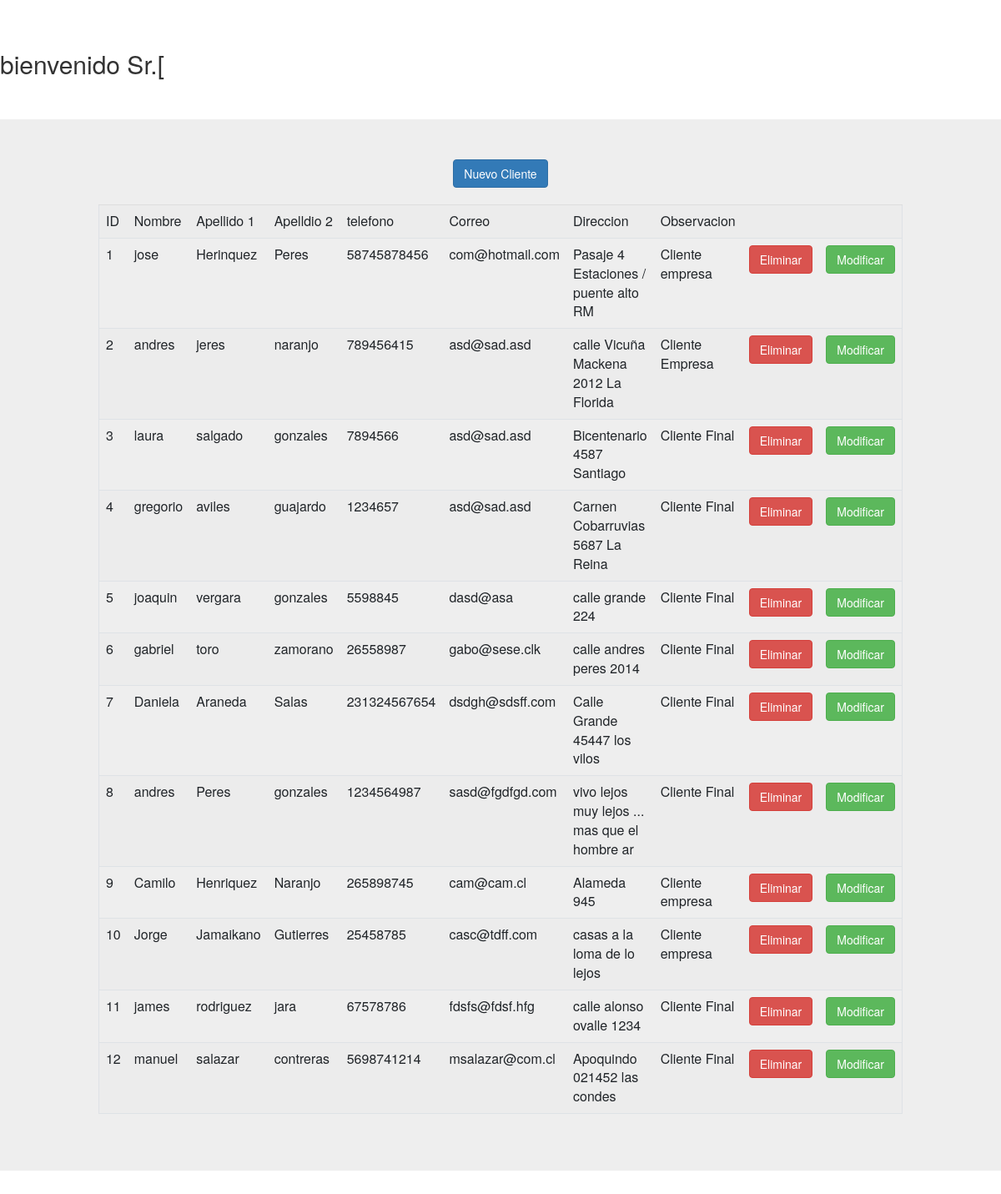
Page /Vistas/Cliente.php (signed in) on the committed database.
### tables this page shows
CREATE TABLE `persona` (
  `idpersona` int(11) NOT NULL,
  `nombre` varchar(45) DEFAULT NULL,
  `ap1` varchar(45) DEFAULT NULL,
  `ap2` varchar(45) DEFAULT NULL,
  `telefono` varchar(45) DEFAULT NULL,
  `correo` varchar(45) DEFAULT NULL,
  `direccion` varchar(45) DEFAULT NULL,
  `observacion` varchar(450) DEFAULT NULL
);

### DAO/PersonaDAO.php (called while the page is built, shortened)
<?php
class PersonaDAO{
public function BuscarPersonas(){
	try{
		$con = Conectar();
		$sql = "select * from persona";
		$respuesta = $con->prepare($sql);
		$respuesta->execute();
		$Result = $respuesta->fetchAll(PDO::FETCH_ASSOC);
		$Json = json_encode($Result);
	}
	catch(Exception $ex){
		$Json = "Error";
	}finally{
		$con = null;
	}
	return $Json;
}
}
?>

### Vistas/Cliente.php (the view, shortened to what this page needs)
<html>
<head>
<?php
include_once 'layout.php';
include_once '../DAO/PersonaDAO.php';
?>
</head>
<?php
		if( isset($_SESSION["usuario"]) == true )
		{
			$usuario = $_SESSION["usuario"];
			echo "
					<br><br>
					<h2>                                        bienvenido Sr.".$usuario[0]  . "</h2>";
		}else{
			echo ("no encontre session");
			header('Location: ../vistas/errorLogin.php');
		}
?>
<body>
<br><br>
<div class="jumbotron" >
<center>
	<a href="../Controlador/insertarPersona.php" class="btn btn-primary">Nuevo Cliente</a>
	<br><br>
	<table class="table table-striped" border='1' style = "width:50%">
		<tr>
			<td>ID</td>
			<td>Nombre</td>
			<td>Apellido 1</td>
			<td>Apelldio 2</td>
			<td>telefono</td>
			<td>Correo</td>
			<td>Direccion</td>
			<td>Observacion</td>
			<td></td>
			<td></td>
		</tr>
		<?php
			$objPersona = new PersonaDAO();
			$Json = $objPersona->BuscarPersonas();
			foreach(json_decode($Json) as $objper){
			?>
			<tr>
				<td> <?php print $objper->idpersona; ?> </td>
				<td> <?php print $objper->nombre; ?> </td>
				<td> <?php print $objper->ap1; ?> </td>
				<td> <?php print $objper->ap2; ?> </td>
				<td> <?php print $objper->telefono; ?> </td>
				<td> <?php print $objper->correo; ?> </td>
				<td> <?php print $objper->direccion; ?> </td>
				<td> <?php print $objper->observacion; ?> </td>
				<td><a class="btn btn-danger" href="eliminar.php?id=<?php print $objper->id; ?>">Eliminar</a></td>
				<td><a class="btn btn-success" href="modicar.php?id=<?php print $objper->id; ?>&nombre=<?php print $objper->nombre; ?>&ap1=<?php print $objper->ap1; ?>&ap2=<?php print $objper->ap2; ?>&sexo=<?php print $objper->sexo; ?>&direccion=<?php print $objper->direccion; ?>">Modificar</a></td>
			</tr>
			<?php
			}
			?>
	</table>
</center>
</div>
</body>
</html>

### rows in the picture
persona: idpersona "1", nombre "jose", ap1 "Herinquez", ap2 "Peres", telefono "58745878456", correo "com@hotmail.com", direccion "Pasaje 4 Estaciones / puente alto RM", observacion "Cliente empresa"
persona: idpersona "2", nombre "andres", ap1 "jeres", ap2 "naranjo", telefono "789456415", correo "asd@sad.asd", direccion "calle Vicuña Mackena 2012 La Florida", observacion "Cliente Empresa"
persona: idpersona "3", nombre "laura", ap1 "salgado", ap2 "gonzales", telefono "7894566", correo "asd@sad.asd", direccion "Bicentenario 4587 Santiago", observacion "Cliente Final"
persona: idpersona "4", nombre "gregorio", ap1 "aviles", ap2 "guajardo", telefono "1234657", correo "asd@sad.asd", direccion "Carnen Cobarruvias 5687 La Reina", observacion "Cliente Final"
persona: idpersona "5", nombre "joaquin", ap1 "vergara", ap2 "gonzales", telefono "5598845", correo "dasd@asa", direccion "calle grande 224", observacion "Cliente Final"
persona: idpersona "6", nombre "gabriel", ap1 "toro", ap2 "zamorano", telefono "26558987", correo "gabo@sese.clk", direccion "calle andres peres 2014", observacion "Cliente Final"
persona: idpersona "7", nombre "Daniela", ap1 "Araneda", ap2 "Salas", telefono "231324567654", correo "dsdgh@sdsff.com", direccion "Calle Grande 45447 los vilos", observacion "Cliente Final"
persona: idpersona "8", nombre "andres", ap1 "Peres", ap2 "gonzales", telefono "1234564987", correo "sasd@fgdfgd.com", direccion "vivo lejos muy lejos ... mas que el hombre ar", observacion "Cliente Final"
persona: idpersona "9", nombre "Camilo", ap1 "Henriquez", ap2 "Naranjo", telefono "265898745", correo "cam@cam.cl", direccion "Alameda 945", observacion "Cliente empresa"
persona: idpersona "10", nombre "Jorge", ap1 "Jamaikano", ap2 "Gutierres", telefono "25458785", correo "casc@tdff.com", direccion "casas a la loma de lo lejos", observacion "Cliente empresa"
persona: idpersona "11", nombre "james", ap1 "rodriguez", ap2 "jara", telefono "67578786", correo "fdsfs@fdsf.hfg", direccion "calle alonso ovalle 1234", observacion "Cliente Final"
persona: idpersona "12", nombre "manuel", ap1 "salazar", ap2 "contreras", telefono "5698741214", correo "msalazar@com.cl", direccion "Apoquindo 021452 las condes", observacion "Cliente Final"

### other values in the picture
$usuario[0] "["
